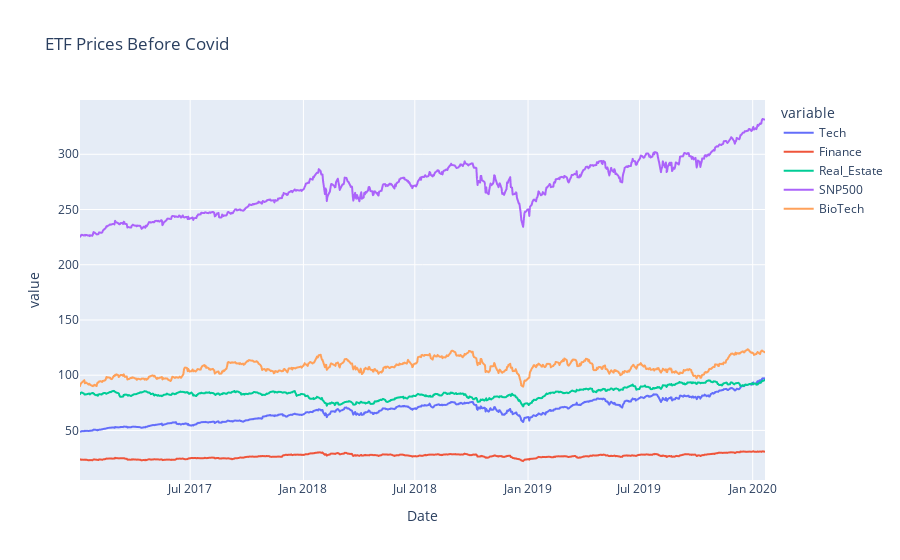

The cell this chart's notebook holds for it:
### Markdown cell above
### Data Trend

### Code cell
precovid_trend = px.line(pre_covid_concat, title = "ETF Prices Before Covid")
precovid_trend

### Figure 1 — Plotly figure (JSON) as saved in the notebook; plotly's stock layout.template omitted (floating-point values rounded to 4 significant figures; data arrays with more than 128 entries replaced by an {"elided": "..."} marker saying what was removed)
{"data": [{"hovertemplate": "variable=Tech<br>Date=%{x}<br>value=%{y}<extra></extra>", "legendgroup": "Tech", "line": {"color": "#636efa", "dash": "solid"}, "mode": "lines", "name": "Tech", "showlegend": true, "type": "scattergl", "x": {"elided": "767 str values"}, "xaxis": "x", "y": {"elided": "767 float values"}, "yaxis": "y"}, {"hovertemplate": "variable=Finance<br>Date=%{x}<br>value=%{y}<extra></extra>", "legendgroup": "Finance", "line": {"color": "#EF553B", "dash": "solid"}, "mode": "lines", "name": "Finance", "showlegend": true, "type": "scattergl", "x": {"elided": "767 str values"}, "xaxis": "x", "y": {"elided": "767 float values"}, "yaxis": "y"}, {"hovertemplate": "variable=Real_Estate<br>Date=%{x}<br>value=%{y}<extra></extra>", "legendgroup": "Real_Estate", "line": {"color": "#00cc96", "dash": "solid"}, "mode": "lines", "name": "Real_Estate", "showlegend": true, "type": "scattergl", "x": {"elided": "767 str values"}, "xaxis": "x", "y": {"elided": "767 float values"}, "yaxis": "y"}, {"hovertemplate": "variable=SNP500<br>Date=%{x}<br>value=%{y}<extra></extra>", "legendgroup": "SNP500", "line": {"color": "#ab63fa", "dash": "solid"}, "mode": "lines", "name": "SNP500", "showlegend": true, "type": "scattergl", "x": {"elided": "767 str values"}, "xaxis": "x", "y": {"elided": "767 float values"}, "yaxis": "y"}, {"hovertemplate": "variable=BioTech<br>Date=%{x}<br>value=%{y}<extra></extra>", "legendgroup": "BioTech", "line": {"color": "#FFA15A", "dash": "solid"}, "mode": "lines", "name": "BioTech", "showlegend": true, "type": "scattergl", "x": {"elided": "767 str values"}, "xaxis": "x", "y": {"elided": "767 float values"}, "yaxis": "y"}], "layout": {"autosize": true, "legend": {"title": {"text": "variable"}, "tracegroupgap": 0}, "title": {"text": "ETF Prices Before Covid"}, "xaxis": {"anchor": "y", "autorange": true, "domain": [0, 1], "range": ["2017-01-03", "2020-01-21"], "title": {"text": "Date"}, "type": "date"}, "yaxis": {"anchor": "x", "autorange": true, "domain": [0, 1], "range": [5.108, 349.2], "title": {"text": "value"}, "type": "linear"}}}
